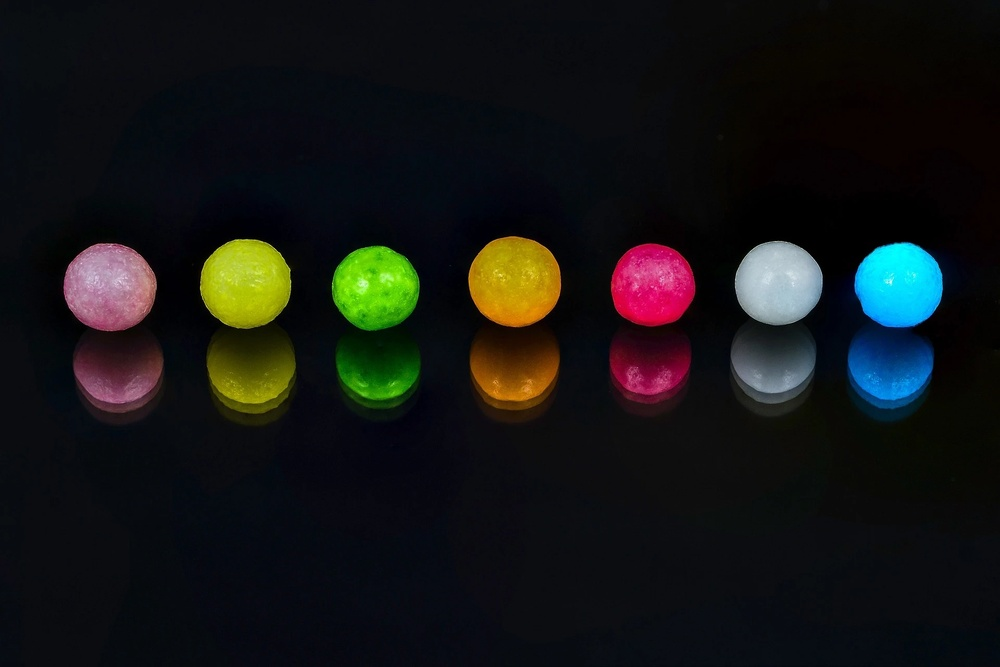
#> input picture Study_Py_OpenCV/src/colorball.jpg, 1000 x 667 px, shrunk from 1920 x 1281 before the run, found by its file name
$ python Study_py_OpenCV_22_Circle_Detection.py
#> lines starting #> are read from the running program, lines starting #| are printed output that depends on the picture; after the words box and inside, x2 and y2 are one past the last pixel; in counts of white or black regions, pixels touching at a corner belong together
# 원 검출 알고리즘도 허프 변환 알고리즘 중 하나인 허프 원 변환(Hough Circle Transform) 알고리즘을 활용해 원을 검출합니다.
# 허프 원 변환 알고리즘은 앞서 배운 허프 선 변환 알고리즘과 비슷한 방식으로 동작합니다.
# 허프 원 변환 알고리즘은 2차원이 아닌 3차원 누산 평면으로 검출합니다.
# 각 차원은 원의 중심점 x, 원의 중심점 y, 원의 반경 r을 활용해 누산 평면을 구성합니다.
# 누산 평면은 2차원 공간(x, y)에서 3차원 공간(a, b, r)으로 변환됩니다.
# 허프 원 변환의 동작 방식은 이미지에서 가장자리를 검출합니다.


# 3차원 히스토그램에서 돗수가 높은 (a, b, r)을 선택합니다. 하지만, 이 방법은 이미지에서 가장 긴 변의 길이가 N이라면
# N^3 바이트의 메모리를 필요로 합니다.
# 이 방식은 필요한 메모리가 너무 많아 비효율적이므로, 메모리 문제와 느린 처리 속도를 해결하기 위해 2차원 방식을 사용합니다.
# 이러한 문제로 인해 2단계로 나눠 계산합니다.
# 먼저 가장자리에 그레이디언트 방법을 이용해 원의 중심점(a, b)에 대한 2차원 히스토그램을 선정합니다.
# 모든 점에 대해 최소 거리에서 최대 거리까지 기울기의 선분을 따라 누산 평면의 모든 점을 증가시킵니다.
# 또한 중심점을 선택하기 위해 중심점 후보군에서 임곗값보다 크고 인접한 점보다 큰 점을 중심점으로 사용합니다.
# 선정된 중심점(a, b)와 가장자리의 좌표를 원의 방정식에 대입해 반지름 r의 1차원 히스토그램으로 판단하게 됩니다.
# 히스토그램에 필요한 메모리가 줄어들어 이미지에서 가장 긴 변의 길이가 N이라면
# 바이트의 메모리를 필요로 합니다.
# OpenCV 원 검출 함수는 2단계 허프 변환(Two stage Hough Transform) 방법을 활용해 원을 검출합니다.

import cv2

src = cv2.imread("Study_Py_OpenCV/src/colorball.jpg")
#> src is the input picture: shape (667, 1000, 3); mean B, G, R 20.5, 21.4, 20.1
dst = src.copy()
gray = cv2.cvtColor(src, cv2.COLOR_BGR2GRAY)
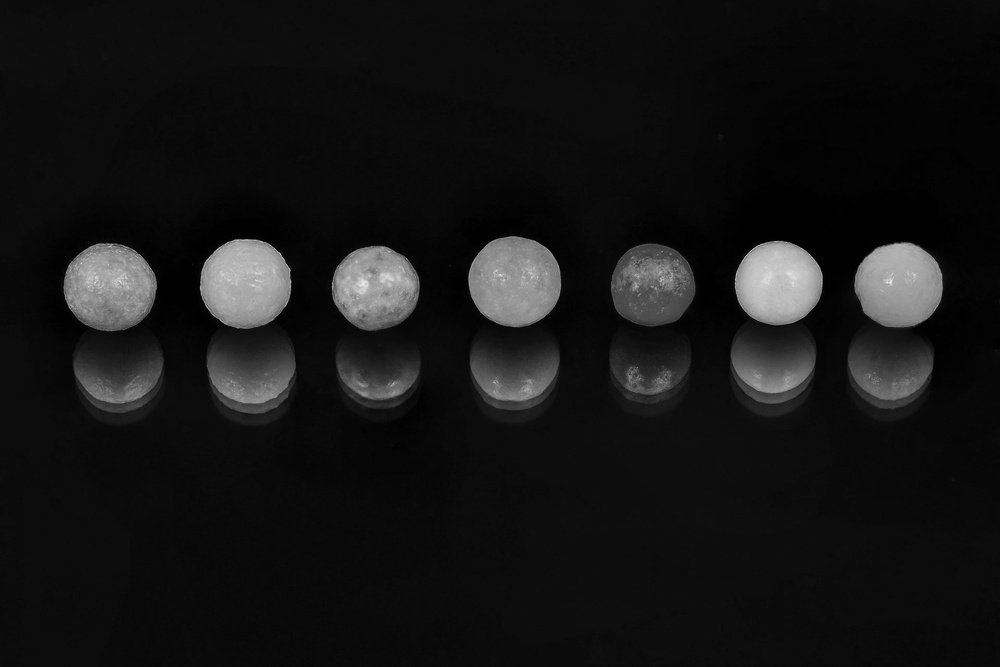
#> gray: shape (667, 1000); min 0, max 232, mean 20.9

circles = cv2.HoughCircles(gray, cv2.HOUGH_GRADIENT, 1, 100, param1 = 250, param2 = 10, minRadius = 80, maxRadius = 120)
#> circles = [[405.5, 319.5, 86.8], [263.5, 318.5, 84.6], [745.5, 315.5, 86], [161.5, 320.5, 102.4], [520.5, 318.5, 83.4]]

for i in circles[0]:
    cv2.circle(dst, (i[0], i[1]), i[2], (255, 255, 255), 5)
#> this loop made 5 passes
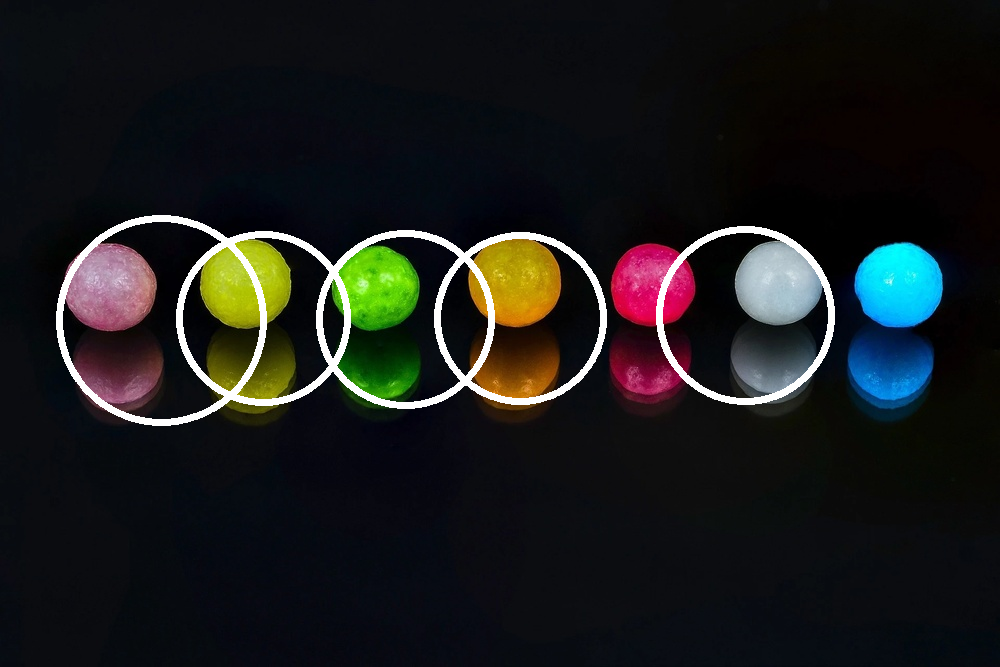
#> dst: shape (667, 1000, 3); 2.85% of pixels changed, all inside (x1, y1, x2, y2) = (56, 215, 835, 426)

cv2.imshow("dst", dst)
cv2.waitKey(0)
cv2.destroyAllWindows()
